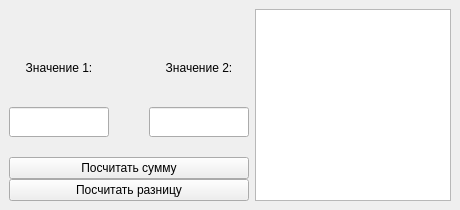
<?xml version="1.0" encoding="UTF-8"?>
<ui version="4.0">
 <class>MainWindow</class>
 <widget class="QMainWindow" name="MainWindow">
  <property name="geometry">
   <rect>
    <x>0</x>
    <y>0</y>
    <width>460</width>
    <height>210</height>
   </rect>
  </property>
  <property name="minimumSize">
   <size>
    <width>460</width>
    <height>210</height>
   </size>
  </property>
  <property name="maximumSize">
   <size>
    <width>460</width>
    <height>210</height>
   </size>
  </property>
  <property name="windowTitle">
   <string>HW-qt7-3</string>
  </property>
  <property name="windowOpacity">
   <double>1.000000000000000</double>
  </property>
  <property name="layoutDirection">
   <enum>Qt::LeftToRight</enum>
  </property>
  <property name="autoFillBackground">
   <bool>false</bool>
  </property>
  <property name="tabShape">
   <enum>QTabWidget::Rounded</enum>
  </property>
  <widget class="QWidget" name="centralwidget">
   <property name="sizePolicy">
    <sizepolicy hsizetype="Preferred" vsizetype="Preferred">
     <horstretch>0</horstretch>
     <verstretch>0</verstretch>
    </sizepolicy>
   </property>
   <layout class="QFormLayout" name="formLayout_2">
    <property name="sizeConstraint">
     <enum>QLayout::SetDefaultConstraint</enum>
    </property>
    <property name="fieldGrowthPolicy">
     <enum>QFormLayout::AllNonFixedFieldsGrow</enum>
    </property>
    <property name="labelAlignment">
     <set>Qt::AlignCenter</set>
    </property>
    <property name="formAlignment">
     <set>Qt::AlignLeading|Qt::AlignLeft|Qt::AlignTop</set>
    </property>
    <item row="0" column="0">
     <layout class="QGridLayout" name="gridLayout">
      <property name="leftMargin">
       <number>0</number>
      </property>
      <property name="topMargin">
       <number>40</number>
      </property>
      <property name="rightMargin">
       <number>0</number>
      </property>
      <property name="bottomMargin">
       <number>0</number>
      </property>
      <property name="horizontalSpacing">
       <number>0</number>
      </property>
      <property name="verticalSpacing">
       <number>20</number>
      </property>
      <item row="0" column="2">
       <widget class="QLabel" name="label_value2">
        <property name="sizePolicy">
         <sizepolicy hsizetype="Preferred" vsizetype="Preferred">
          <horstretch>0</horstretch>
          <verstretch>0</verstretch>
         </sizepolicy>
        </property>
        <property name="text">
         <string>Значение 2:</string>
        </property>
        <property name="alignment">
         <set>Qt::AlignCenter</set>
        </property>
       </widget>
      </item>
      <item row="1" column="1">
       <spacer name="horizontalSpacer">
        <property name="orientation">
         <enum>Qt::Horizontal</enum>
        </property>
        <property name="sizeHint" stdset="0">
         <size>
          <width>40</width>
          <height>20</height>
         </size>
        </property>
       </spacer>
      </item>
      <item row="1" column="0">
       <widget class="QLineEdit" name="lineEdit_value1">
        <property name="sizePolicy">
         <sizepolicy hsizetype="Preferred" vsizetype="Preferred">
          <horstretch>0</horstretch>
          <verstretch>0</verstretch>
         </sizepolicy>
        </property>
        <property name="maximumSize">
         <size>
          <width>100</width>
          <height>30</height>
         </size>
        </property>
        <property name="inputMethodHints">
         <set>Qt::ImhDialableCharactersOnly|Qt::ImhDigitsOnly</set>
        </property>
       </widget>
      </item>
      <item row="2" column="0" colspan="3">
       <layout class="QVBoxLayout" name="verticalLayout">
        <item>
         <widget class="QPushButton" name="pushButton_sum">
          <property name="text">
           <string>Посчитать сумму</string>
          </property>
         </widget>
        </item>
        <item>
         <widget class="QPushButton" name="pushButton_subtract">
          <property name="text">
           <string>Посчитать разницу</string>
          </property>
         </widget>
        </item>
       </layout>
      </item>
      <item row="1" column="2">
       <widget class="QLineEdit" name="lineEdit_value2">
        <property name="sizePolicy">
         <sizepolicy hsizetype="Preferred" vsizetype="Preferred">
          <horstretch>0</horstretch>
          <verstretch>0</verstretch>
         </sizepolicy>
        </property>
        <property name="maximumSize">
         <size>
          <width>100</width>
          <height>30</height>
         </size>
        </property>
       </widget>
      </item>
      <item row="0" column="0">
       <widget class="QLabel" name="label_value1">
        <property name="sizePolicy">
         <sizepolicy hsizetype="Preferred" vsizetype="Preferred">
          <horstretch>0</horstretch>
          <verstretch>0</verstretch>
         </sizepolicy>
        </property>
        <property name="text">
         <string>Значение 1:</string>
        </property>
        <property name="alignment">
         <set>Qt::AlignCenter</set>
        </property>
       </widget>
      </item>
     </layout>
    </item>
    <item row="0" column="1">
     <widget class="QListWidget" name="listWidget"/>
    </item>
   </layout>
  </widget>
 </widget>
 <tabstops>
  <tabstop>lineEdit_value1</tabstop>
  <tabstop>lineEdit_value2</tabstop>
  <tabstop>pushButton_sum</tabstop>
  <tabstop>pushButton_subtract</tabstop>
  <tabstop>listWidget</tabstop>
 </tabstops>
 <resources/>
 <connections/>
</ui>
